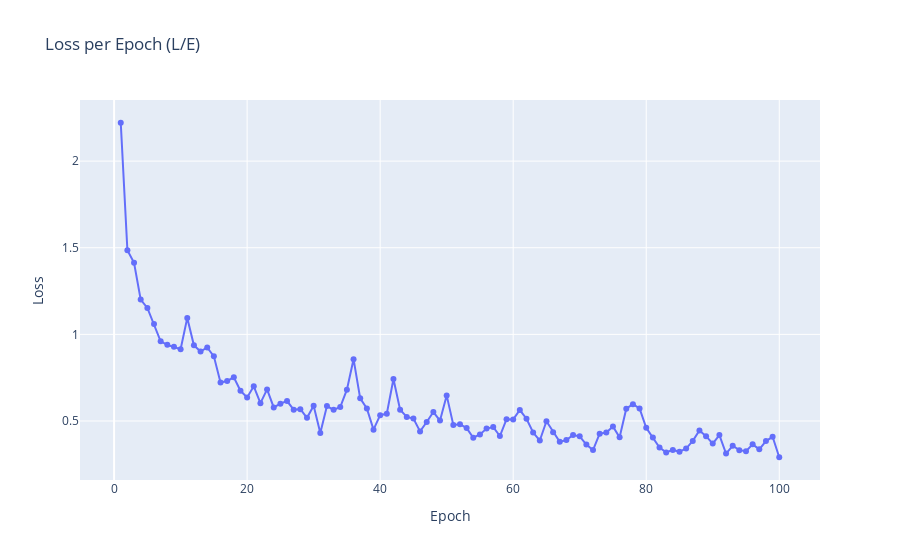

The notebook cell this image was saved under:
### Code cell
# Visualize train loss to track model performance
train_losses = train_model.history['loss']
epochs = len(train_losses)

# Plot the results 
trace_train = go.Scatter(
    x=list(range(1, epochs + 1)),
    y=train_losses,
    mode='lines+markers',  
    name='Train Loss'
)

layout = go.Layout(
    title='Loss per Epoch (L/E)',
    xaxis=dict(title='Epoch'),
    yaxis=dict(title='Loss'),
    hovermode='closest'
)

fig = go.Figure(data=[trace_train], layout=layout)
pyo.iplot(fig)

### Figure 1 — Plotly figure (JSON) as saved in the notebook; plotly's stock layout.template omitted (floating-point values rounded to 4 significant figures)
{"data": [{"mode": "lines+markers", "name": "Train Loss", "type": "scatter", "x": [1, 2, 3, 4, 5, 6, 7, 8, 9, 10, 11, 12, 13, 14, 15, 16, 17, 18, 19, 20, 21, 22, 23, 24, 25, 26, 27, 28, 29, 30, 31, 32, 33, 34, 35, 36, 37, 38, 39, 40, 41, 42, 43, 44, 45, 46, 47, 48, 49, 50, 51, 52, 53, 54, 55, 56, 57, 58, 59, 60, 61, 62, 63, 64, 65, 66, 67, 68, 69, 70, 71, 72, 73, 74, 75, 76, 77, 78, 79, 80, 81, 82, 83, 84, 85, 86, 87, 88, 89, 90, 91, 92, 93, 94, 95, 96, 97, 98, 99, 100], "y": [2.221, 1.486, 1.413, 1.201, 1.153, 1.059, 0.9601, 0.9395, 0.9288, 0.9147, 1.095, 0.9366, 0.9017, 0.9244, 0.873, 0.7222, 0.7309, 0.7522, 0.6743, 0.6358, 0.7, 0.6028, 0.6822, 0.5782, 0.6, 0.6152, 0.5651, 0.5683, 0.5183, 0.5883, 0.4305, 0.5861, 0.5643, 0.5808, 0.681, 0.8568, 0.6307, 0.5719, 0.4502, 0.5336, 0.5423, 0.7426, 0.5653, 0.5236, 0.5142, 0.4398, 0.494, 0.5518, 0.5024, 0.6477, 0.4776, 0.4817, 0.459, 0.4034, 0.4222, 0.456, 0.465, 0.4133, 0.5101, 0.5093, 0.5634, 0.5129, 0.4334, 0.3874, 0.4987, 0.4352, 0.3797, 0.3896, 0.4187, 0.4115, 0.3638, 0.3324, 0.4266, 0.4338, 0.4678, 0.4056, 0.5712, 0.5971, 0.5728, 0.461, 0.4044, 0.3465, 0.3186, 0.3331, 0.3225, 0.3409, 0.385, 0.4452, 0.4123, 0.3695, 0.4186, 0.3122, 0.357, 0.3317, 0.3259, 0.3652, 0.3362, 0.3839, 0.4087, 0.2907]}], "layout": {"hovermode": "closest", "title": {"text": "Loss per Epoch (L/E)"}, "xaxis": {"title": {"text": "Epoch"}}, "yaxis": {"title": {"text": "Loss"}}}}
